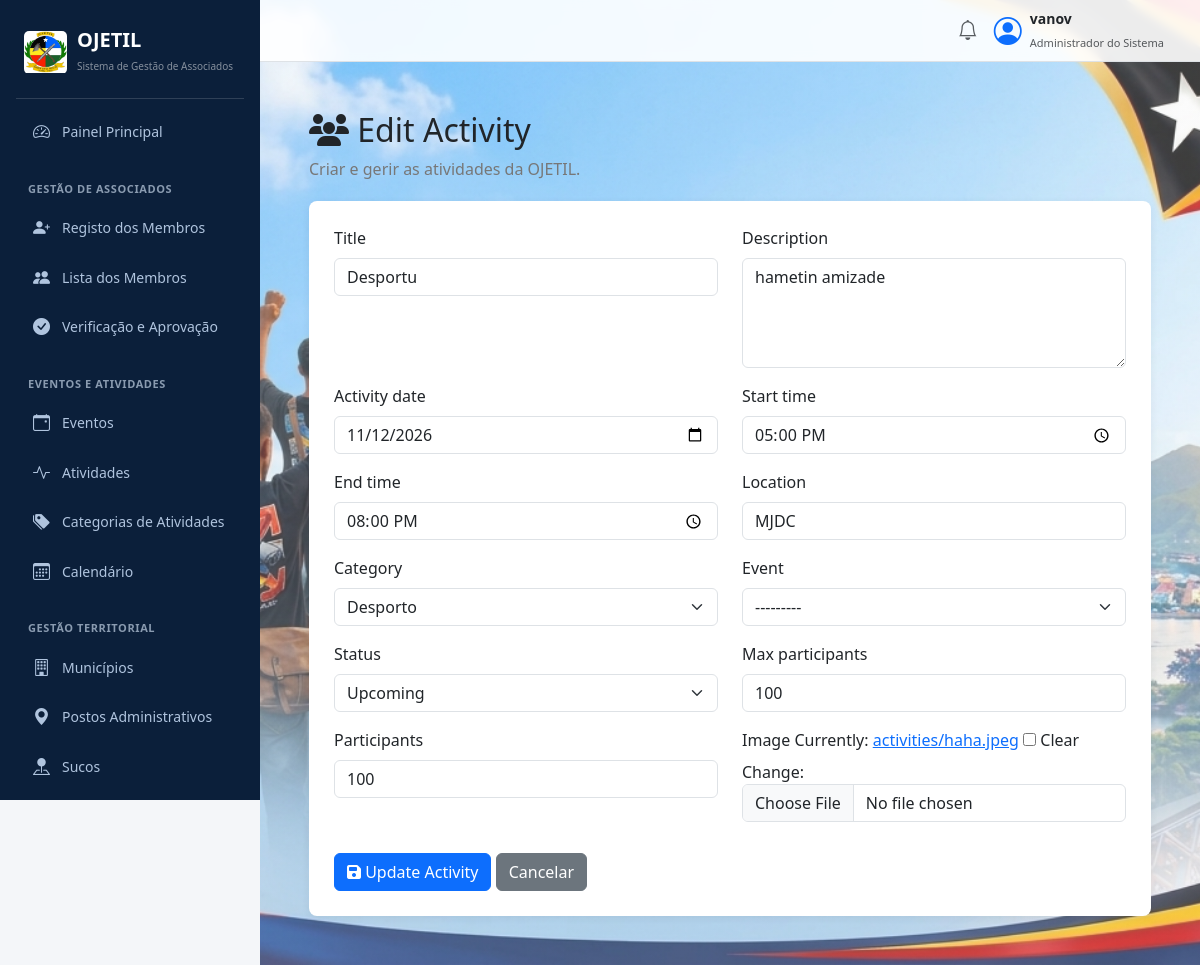
The app's page /events/activities/2/edit/ (signed in) with its own data.
### events/models.py (models this page shows, shortened)
class Activity(models.Model):
    STATUS_CHOICES = [
        ('Upcoming', 'Upcoming'),
        ('Ongoing', 'Ongoing'),
        ('Completed', 'Completed'),
        ('Cancelled', 'Cancelled'),
    ]
    title = models.CharField(
        max_length=200
    )
    description = models.TextField(
        blank=True
    )
    activity_date = models.DateField()
    start_time = models.TimeField()
    end_time = models.TimeField(
        blank=True,
        null=True
    )
    location = models.CharField(
        max_length=200
    )
    category = models.ForeignKey(
        ActivityCategory,
        on_delete=models.SET_NULL,
        null=True,
        blank=True,
        related_name='activities'
    )
    event = models.ForeignKey(
        'Event',
        on_delete=models.SET_NULL,
        null=True,
        blank=True,
        related_name='activities'
    )
    status = models.CharField(
        max_length=20,
        choices=STATUS_CHOICES,
        default='Upcoming'
    )
    max_participants = models.PositiveIntegerField(
        default=100
    )
    participants = models.PositiveIntegerField(
        default=0
    )
    image = models.ImageField(
        upload_to='activities/',
        blank=True,
        null=True
    )
    created_at = models.DateTimeField(
        auto_now_add=True
    )
    updated_at = models.DateTimeField(
        auto_now=True
    )

### events/views.py (the view)
# urls.py: path('activities/<int:pk>/edit/', views.activity_update, name='activity_update' ),
@login_required
@permission_required(
    'events.change_activity',
    raise_exception=True
)
def activity_update(request, pk):
    activity = get_object_or_404(
        Activity,
        pk=pk
    )
    if request.method == 'POST':
        form = ActivityForm(
            request.POST,
            request.FILES,
            instance=activity
        )
        if form.is_valid():
            activity = form.save()
            messages.success(
                request,
                f'Activity "{activity.title}" updated successfully.'
            )
            return redirect(
                'events:activity_list'
            )
    else:
        form = ActivityForm(
            instance=activity
        )
    return render(
        request,
        'events/activity_form.html',
        {
            'form': form,
            'activity': activity,
            'page_title': 'Edit Activity',
            'button_text': 'Update Activity'
        }
    )

### events/models.py (called while the page is built)
    def __str__(self):
        return self.name

### events/templates/events/activity_form.html (shortened to what this page needs)
{% extends 'dashboard/base.html' %}
{% block content %}
<div style="padding:25px;">
    <div style="margin-bottom:20px;">
        <h2>
            <i class="fas fa-users"></i>
            {{ page_title }}
        </h2>
        <p style="color:#777;">
            Criar e gerir as atividades da OJETIL.
        </p>
    </div>
    <div
        style="
        background:white;
        padding:25px;
        border-radius:8px;
        box-shadow:0 2px 8px rgba(0,0,0,.06);
        "
    >
        <form
            method="POST"
            enctype="multipart/form-data"
        >
            <div class="row">
                {% for field in form %}
                <div class="col-md-6 mb-3">
                    <label
                        class="form-label"
                    >
                        {{ field.label }}
                    </label>
                    {{ field }}
                </div>
                {% endfor %}
            </div>
            <div style="margin-top:15px;">
                <button
                    type="submit"
                    class="btn btn-primary"
                >
                    <i class="fas fa-save"></i>
                    {{ button_text }}
                </button>
                <a
                    href="{% url 'events:activity_list' %}"
                    class="btn btn-secondary"
                >
                    Cancelar
                </a>
            </div>
        </form>
    </div>
</div>
{% endblock %}

### dashboard/templates/dashboard/base.html (shortened to what this page needs)
{% load static %}
<!DOCTYPE html>
<html lang="pt">
<head>
    <link href="https://cdn.jsdelivr.net/npm/bootstrap@5.3.3/dist/css/bootstrap.min.css" rel="stylesheet">
    <link rel="stylesheet" href="https://cdn.jsdelivr.net/npm/bootstrap-icons@1.11.3/font/bootstrap-icons.min.css">
    <link rel="stylesheet" href="https://cdnjs.cloudflare.com/ajax/libs/font-awesome/6.5.0/css/all.min.css">
</head>
<body>
<div class="d-flex">
    <aside class="sidebar p-3 d-flex flex-column justify-content-between">
        <div>
            <div class="sidebar-brand">
                <img src="{% static 'main/images/logo.jpeg' %}"
                     alt="Logótipo OJETIL">
                <div>
                    <h5 class="fw-bold mb-0 text-white">OJETIL</h5>
                    <small class="text-white-50" style="font-size:10px;">
                        Sistema de Gestão de Associados
                    </small>
                </div>
            </div>
            <ul class="nav nav-pills flex-column mb-auto">
                <li class="nav-item">
                    <a href="{% url 'dashboard:home' %}"
                       class="nav-link {% if request.resolver_match.url_name == 'home' %}active{% endif %}">
                        <i class="bi bi-speedometer2"></i>
                        Painel Principal
                    </a>
                </li>
                <li class="section-title">Gestão de Associados</li>
                <li class="nav-item">
                    <a href="{% url 'members:register' %}" class="nav-link">
                        <i class="bi bi-person-plus-fill"></i>
                        Registo dos Membros
                    </a>
                </li>
                <li class="nav-item">
                    <a href="{% url 'members:list' %}" class="nav-link">
                        <i class="bi bi-people-fill"></i>
                        Lista dos Membros
                    </a>
                </li>
                <li class="nav-item">
                    <a href="{% url 'members:approval_list' %}"
                       class="nav-link">
                        <i class="bi bi-check-circle-fill me-2"></i>
                        Verificação e Aprovação
                    </a>
                </li>
                <li class="section-title">Eventos e Atividades</li>
                <li class="nav-item">
                    <a href="{% url 'events:event_list' %}" class="nav-link">
                        <i class="bi bi-calendar-event"></i>
                        Eventos
                    </a>
                </li>
                <li class="nav-item">
                    <a href="{% url 'events:activity_list' %}" class="nav-link">
                        <i class="bi bi-activity"></i>
                        Atividades
                    </a>
                </li>
                <li class="nav-item">
                    <a href="{% url 'events:activity_category_list' %}" class="nav-link">
                        <i class="bi bi-tags-fill"></i>
                        Categorias de Atividades
                    </a>
                </li>
                <li class="nav-item">
                    <a href="{% url 'events:calendar' %}" class="nav-link">
                        <i class="bi bi-calendar3"></i>
                        Calendário
                    </a>
                </li>
                <li class="section-title">Gestão Territorial</li>
                <li class="nav-item">
                    <a href="{% url 'locations:municipality_list' %}" class="nav-link">
                        <i class="bi bi-building"></i>
                        Municípios
                    </a>
                </li>
                <li class="nav-item">
                    <a href="{% url 'locations:posto_list' %}" class="nav-link">
                        <i class="bi bi-geo-alt-fill"></i>
                        Postos Administrativos
                    </a>
                </li>
                <li class="nav-item">
                    <a href="{% url 'locations:suco_list' %}" class="nav-link">
                        <i class="bi bi-pin-map-fill"></i>
                        Sucos
                    </a>
                </li>
                <li class="nav-item">
                    <a href="{% url 'locations:aldeia_list' %}" class="nav-link">
                    </a>
                </li>
            </ul>
        </div>
    </aside>
    <main class="content-area">
        <nav class="navbar navbar-expand navbar-light border-bottom px-4 py-2">
            <div class="container-fluid justify-content-end">
                <div class="d-flex align-items-center gap-3">
                    <i class="bi bi-bell fs-5 text-muted"></i>
                    <div class="d-flex align-items-center gap-2">
                        <i class="bi bi-person-circle fs-3 text-primary"></i>
                        <div>
                            <strong class="d-block small">
                                {{ request.user.get_full_name|default:request.user.username }}
                            </strong>
                            <small class="text-muted" style="font-size:11px;">
                                Administrador do Sistema
                            </small>
                        </div>
                    </div>
                </div>
            </div>
        </nav>
        <div class="p-4">
            {% block content %}
            {% endblock %}
        </div>
    </main>
</div>
</body>
</html>

### records on screen
Activity: form "Desportu" "hametin amizade" "11/12/2026" "17:00:00" "20:00:00" "MJDC" "Desporto" "---------" "Upcoming" "100" "100"

### other values on screen
{{ request.user.get_full_name|default:request.user.username }} "vanov"
{{ page_title }} "Edit Activity"
{{ field.label }} "Title" "Description" "Activity date" "Start time" "End time" "Location" "Category" "Event" "Status" "Max participants" "Participants" "Image"
{{ button_text }} "Update Activity"
